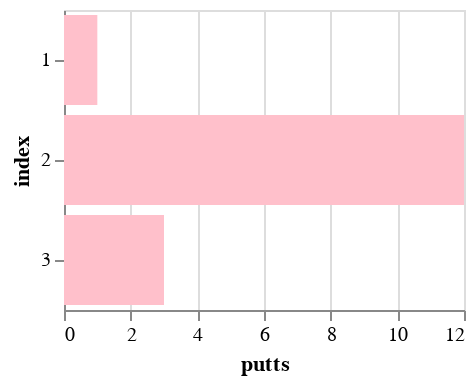

The notebook cell saved with this chart:
### Code cell
c = alt.Chart(df_putts).mark_bar().encode(
    x='putts:Q',
    y='index:N',
    color = alt.condition(
        alt.datum.drive == 'F',
        alt.value('palegreen'),
        alt.value('pink')
    )
).properties(width=200, height=150)

c

### Figure 1 — Vega-Lite specification as saved in the notebook (floating-point values rounded to 4 significant figures)
{"config": {"view": {"continuousWidth": 400, "continuousHeight": 300}}, "data": {"name": "data-c1a0a1fb4c5965eb61847308a9aa1cfb"}, "mark": "bar", "encoding": {"color": {"condition": {"value": "palegreen", "test": "(datum.drive === 'F')"}, "value": "pink"}, "x": {"type": "quantitative", "field": "putts"}, "y": {"type": "nominal", "field": "index"}}, "height": 150, "width": 200, "$schema": "https://vega.github.io/schema/vega-lite/v4.8.1.json", "datasets": {"data-c1a0a1fb4c5965eb61847308a9aa1cfb": [{"index": 2.0, "putts": 12}, {"index": 3.0, "putts": 3}, {"index": 1.0, "putts": 1}]}}
